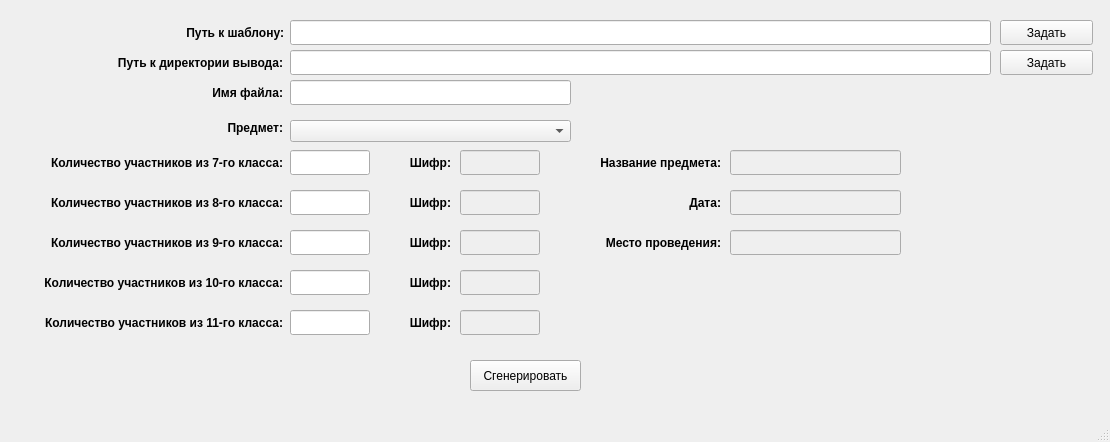
<?xml version="1.0" encoding="UTF-8"?>
<ui version="4.0">
 <class>MainWindow</class>
 <widget class="QMainWindow" name="MainWindow">
  <property name="enabled">
   <bool>true</bool>
  </property>
  <property name="geometry">
   <rect>
    <x>0</x>
    <y>0</y>
    <width>1110</width>
    <height>442</height>
   </rect>
  </property>
  <property name="windowTitle">
   <string>ШифроГенератор</string>
  </property>
  <property name="styleSheet">
   <string notr="true"/>
  </property>
  <widget class="QWidget" name="centralwidget">
   <widget class="QComboBox" name="comboBoxSubjects">
    <property name="enabled">
     <bool>true</bool>
    </property>
    <property name="geometry">
     <rect>
      <x>290</x>
      <y>120</y>
      <width>281</width>
      <height>22</height>
     </rect>
    </property>
   </widget>
   <widget class="QLineEdit" name="lineEditPathTemplate">
    <property name="enabled">
     <bool>true</bool>
    </property>
    <property name="geometry">
     <rect>
      <x>290</x>
      <y>20</y>
      <width>701</width>
      <height>25</height>
     </rect>
    </property>
   </widget>
   <widget class="QLabel" name="label">
    <property name="enabled">
     <bool>true</bool>
    </property>
    <property name="geometry">
     <rect>
      <x>143</x>
      <y>20</y>
      <width>141</width>
      <height>25</height>
     </rect>
    </property>
    <property name="font">
     <font>
      <weight>75</weight>
      <bold>true</bold>
     </font>
    </property>
    <property name="text">
     <string>Путь к шаблону:</string>
    </property>
    <property name="alignment">
     <set>Qt::AlignRight|Qt::AlignTrailing|Qt::AlignVCenter</set>
    </property>
   </widget>
   <widget class="QPushButton" name="pushButtonPathTemplate">
    <property name="enabled">
     <bool>true</bool>
    </property>
    <property name="geometry">
     <rect>
      <x>1000</x>
      <y>20</y>
      <width>93</width>
      <height>25</height>
     </rect>
    </property>
    <property name="text">
     <string>Задать</string>
    </property>
   </widget>
   <widget class="QLineEdit" name="lineEditDirOut">
    <property name="enabled">
     <bool>true</bool>
    </property>
    <property name="geometry">
     <rect>
      <x>290</x>
      <y>50</y>
      <width>701</width>
      <height>25</height>
     </rect>
    </property>
   </widget>
   <widget class="QLabel" name="label_2">
    <property name="enabled">
     <bool>true</bool>
    </property>
    <property name="geometry">
     <rect>
      <x>92</x>
      <y>50</y>
      <width>191</width>
      <height>25</height>
     </rect>
    </property>
    <property name="font">
     <font>
      <weight>75</weight>
      <bold>true</bold>
     </font>
    </property>
    <property name="text">
     <string>Путь к директории вывода:</string>
    </property>
    <property name="alignment">
     <set>Qt::AlignRight|Qt::AlignTrailing|Qt::AlignVCenter</set>
    </property>
   </widget>
   <widget class="QPushButton" name="pushButtonDirOut">
    <property name="enabled">
     <bool>true</bool>
    </property>
    <property name="geometry">
     <rect>
      <x>1000</x>
      <y>50</y>
      <width>93</width>
      <height>25</height>
     </rect>
    </property>
    <property name="text">
     <string>Задать</string>
    </property>
   </widget>
   <widget class="QLabel" name="label_3">
    <property name="enabled">
     <bool>true</bool>
    </property>
    <property name="geometry">
     <rect>
      <x>202</x>
      <y>80</y>
      <width>81</width>
      <height>25</height>
     </rect>
    </property>
    <property name="font">
     <font>
      <weight>75</weight>
      <bold>true</bold>
     </font>
    </property>
    <property name="text">
     <string>Имя файла:</string>
    </property>
    <property name="alignment">
     <set>Qt::AlignRight|Qt::AlignTrailing|Qt::AlignVCenter</set>
    </property>
   </widget>
   <widget class="QLineEdit" name="lineEditFilename">
    <property name="enabled">
     <bool>true</bool>
    </property>
    <property name="geometry">
     <rect>
      <x>290</x>
      <y>80</y>
      <width>281</width>
      <height>25</height>
     </rect>
    </property>
   </widget>
   <widget class="QLabel" name="label_4">
    <property name="enabled">
     <bool>true</bool>
    </property>
    <property name="geometry">
     <rect>
      <x>12</x>
      <y>150</y>
      <width>271</width>
      <height>25</height>
     </rect>
    </property>
    <property name="font">
     <font>
      <weight>75</weight>
      <bold>true</bold>
     </font>
    </property>
    <property name="text">
     <string>Количество участников из 7-го класса:</string>
    </property>
    <property name="alignment">
     <set>Qt::AlignRight|Qt::AlignTrailing|Qt::AlignVCenter</set>
    </property>
   </widget>
   <widget class="QLineEdit" name="lineEditCountPlayer7">
    <property name="enabled">
     <bool>true</bool>
    </property>
    <property name="geometry">
     <rect>
      <x>290</x>
      <y>150</y>
      <width>80</width>
      <height>25</height>
     </rect>
    </property>
    <property name="inputMask">
     <string/>
    </property>
    <property name="maxLength">
     <number>3</number>
    </property>
    <property name="cursorPosition">
     <number>0</number>
    </property>
    <property name="alignment">
     <set>Qt::AlignCenter</set>
    </property>
   </widget>
   <widget class="QLineEdit" name="lineEditPrefix7">
    <property name="enabled">
     <bool>false</bool>
    </property>
    <property name="geometry">
     <rect>
      <x>460</x>
      <y>150</y>
      <width>80</width>
      <height>25</height>
     </rect>
    </property>
    <property name="inputMethodHints">
     <set>Qt::ImhNone</set>
    </property>
    <property name="alignment">
     <set>Qt::AlignCenter</set>
    </property>
   </widget>
   <widget class="QLabel" name="label_8">
    <property name="enabled">
     <bool>true</bool>
    </property>
    <property name="geometry">
     <rect>
      <x>52</x>
      <y>115</y>
      <width>231</width>
      <height>25</height>
     </rect>
    </property>
    <property name="font">
     <font>
      <weight>75</weight>
      <bold>true</bold>
     </font>
    </property>
    <property name="text">
     <string>Предмет:</string>
    </property>
    <property name="alignment">
     <set>Qt::AlignRight|Qt::AlignTrailing|Qt::AlignVCenter</set>
    </property>
   </widget>
   <widget class="QLabel" name="label_9">
    <property name="enabled">
     <bool>true</bool>
    </property>
    <property name="geometry">
     <rect>
      <x>390</x>
      <y>150</y>
      <width>61</width>
      <height>25</height>
     </rect>
    </property>
    <property name="font">
     <font>
      <weight>75</weight>
      <bold>true</bold>
     </font>
    </property>
    <property name="text">
     <string>Шифр:</string>
    </property>
    <property name="alignment">
     <set>Qt::AlignRight|Qt::AlignTrailing|Qt::AlignVCenter</set>
    </property>
   </widget>
   <widget class="QLineEdit" name="lineEditPrefix8">
    <property name="enabled">
     <bool>false</bool>
    </property>
    <property name="geometry">
     <rect>
      <x>460</x>
      <y>190</y>
      <width>80</width>
      <height>25</height>
     </rect>
    </property>
    <property name="inputMethodHints">
     <set>Qt::ImhNone</set>
    </property>
    <property name="alignment">
     <set>Qt::AlignCenter</set>
    </property>
   </widget>
   <widget class="QLineEdit" name="lineEditCountPlayer8">
    <property name="enabled">
     <bool>true</bool>
    </property>
    <property name="geometry">
     <rect>
      <x>290</x>
      <y>190</y>
      <width>80</width>
      <height>25</height>
     </rect>
    </property>
    <property name="inputMask">
     <string/>
    </property>
    <property name="maxLength">
     <number>3</number>
    </property>
    <property name="cursorPosition">
     <number>0</number>
    </property>
    <property name="alignment">
     <set>Qt::AlignCenter</set>
    </property>
   </widget>
   <widget class="QLabel" name="label_10">
    <property name="enabled">
     <bool>true</bool>
    </property>
    <property name="geometry">
     <rect>
      <x>12</x>
      <y>190</y>
      <width>271</width>
      <height>25</height>
     </rect>
    </property>
    <property name="font">
     <font>
      <weight>75</weight>
      <bold>true</bold>
     </font>
    </property>
    <property name="text">
     <string>Количество участников из 8-го класса:</string>
    </property>
    <property name="alignment">
     <set>Qt::AlignRight|Qt::AlignTrailing|Qt::AlignVCenter</set>
    </property>
   </widget>
   <widget class="QLabel" name="label_11">
    <property name="enabled">
     <bool>true</bool>
    </property>
    <property name="geometry">
     <rect>
      <x>390</x>
      <y>190</y>
      <width>61</width>
      <height>25</height>
     </rect>
    </property>
    <property name="font">
     <font>
      <weight>75</weight>
      <bold>true</bold>
     </font>
    </property>
    <property name="text">
     <string>Шифр:</string>
    </property>
    <property name="alignment">
     <set>Qt::AlignRight|Qt::AlignTrailing|Qt::AlignVCenter</set>
    </property>
   </widget>
   <widget class="QLineEdit" name="lineEditPrefix9">
    <property name="enabled">
     <bool>false</bool>
    </property>
    <property name="geometry">
     <rect>
      <x>460</x>
      <y>230</y>
      <width>80</width>
      <height>25</height>
     </rect>
    </property>
    <property name="inputMethodHints">
     <set>Qt::ImhNone</set>
    </property>
    <property name="alignment">
     <set>Qt::AlignCenter</set>
    </property>
   </widget>
   <widget class="QLineEdit" name="lineEditCountPlayer10">
    <property name="enabled">
     <bool>true</bool>
    </property>
    <property name="geometry">
     <rect>
      <x>290</x>
      <y>270</y>
      <width>80</width>
      <height>25</height>
     </rect>
    </property>
    <property name="inputMask">
     <string/>
    </property>
    <property name="maxLength">
     <number>3</number>
    </property>
    <property name="cursorPosition">
     <number>0</number>
    </property>
    <property name="alignment">
     <set>Qt::AlignCenter</set>
    </property>
   </widget>
   <widget class="QLineEdit" name="lineEditCountPlayer9">
    <property name="enabled">
     <bool>true</bool>
    </property>
    <property name="geometry">
     <rect>
      <x>290</x>
      <y>230</y>
      <width>80</width>
      <height>25</height>
     </rect>
    </property>
    <property name="inputMask">
     <string/>
    </property>
    <property name="maxLength">
     <number>3</number>
    </property>
    <property name="cursorPosition">
     <number>0</number>
    </property>
    <property name="alignment">
     <set>Qt::AlignCenter</set>
    </property>
   </widget>
   <widget class="QLabel" name="label_12">
    <property name="enabled">
     <bool>true</bool>
    </property>
    <property name="geometry">
     <rect>
      <x>12</x>
      <y>230</y>
      <width>271</width>
      <height>25</height>
     </rect>
    </property>
    <property name="font">
     <font>
      <weight>75</weight>
      <bold>true</bold>
     </font>
    </property>
    <property name="text">
     <string>Количество участников из 9-го класса:</string>
    </property>
    <property name="alignment">
     <set>Qt::AlignRight|Qt::AlignTrailing|Qt::AlignVCenter</set>
    </property>
   </widget>
   <widget class="QLabel" name="label_13">
    <property name="enabled">
     <bool>true</bool>
    </property>
    <property name="geometry">
     <rect>
      <x>390</x>
      <y>270</y>
      <width>61</width>
      <height>25</height>
     </rect>
    </property>
    <property name="font">
     <font>
      <weight>75</weight>
      <bold>true</bold>
     </font>
    </property>
    <property name="text">
     <string>Шифр:</string>
    </property>
    <property name="alignment">
     <set>Qt::AlignRight|Qt::AlignTrailing|Qt::AlignVCenter</set>
    </property>
   </widget>
   <widget class="QLabel" name="label_14">
    <property name="enabled">
     <bool>true</bool>
    </property>
    <property name="geometry">
     <rect>
      <x>2</x>
      <y>270</y>
      <width>281</width>
      <height>25</height>
     </rect>
    </property>
    <property name="font">
     <font>
      <weight>75</weight>
      <bold>true</bold>
     </font>
    </property>
    <property name="text">
     <string>Количество участников из 10-го класса:</string>
    </property>
    <property name="alignment">
     <set>Qt::AlignRight|Qt::AlignTrailing|Qt::AlignVCenter</set>
    </property>
   </widget>
   <widget class="QLabel" name="label_15">
    <property name="enabled">
     <bool>true</bool>
    </property>
    <property name="geometry">
     <rect>
      <x>390</x>
      <y>230</y>
      <width>61</width>
      <height>25</height>
     </rect>
    </property>
    <property name="font">
     <font>
      <weight>75</weight>
      <bold>true</bold>
     </font>
    </property>
    <property name="text">
     <string>Шифр:</string>
    </property>
    <property name="alignment">
     <set>Qt::AlignRight|Qt::AlignTrailing|Qt::AlignVCenter</set>
    </property>
   </widget>
   <widget class="QLineEdit" name="lineEditPrefix10">
    <property name="enabled">
     <bool>false</bool>
    </property>
    <property name="geometry">
     <rect>
      <x>460</x>
      <y>270</y>
      <width>80</width>
      <height>25</height>
     </rect>
    </property>
    <property name="inputMethodHints">
     <set>Qt::ImhNone</set>
    </property>
    <property name="alignment">
     <set>Qt::AlignCenter</set>
    </property>
   </widget>
   <widget class="QLineEdit" name="lineEditCountPlayer11">
    <property name="enabled">
     <bool>true</bool>
    </property>
    <property name="geometry">
     <rect>
      <x>290</x>
      <y>310</y>
      <width>80</width>
      <height>25</height>
     </rect>
    </property>
    <property name="inputMask">
     <string/>
    </property>
    <property name="maxLength">
     <number>3</number>
    </property>
    <property name="cursorPosition">
     <number>0</number>
    </property>
    <property name="alignment">
     <set>Qt::AlignCenter</set>
    </property>
   </widget>
   <widget class="QLabel" name="label_16">
    <property name="enabled">
     <bool>true</bool>
    </property>
    <property name="geometry">
     <rect>
      <x>390</x>
      <y>310</y>
      <width>61</width>
      <height>25</height>
     </rect>
    </property>
    <property name="font">
     <font>
      <weight>75</weight>
      <bold>true</bold>
     </font>
    </property>
    <property name="text">
     <string>Шифр:</string>
    </property>
    <property name="alignment">
     <set>Qt::AlignRight|Qt::AlignTrailing|Qt::AlignVCenter</set>
    </property>
   </widget>
   <widget class="QLabel" name="label_17">
    <property name="enabled">
     <bool>true</bool>
    </property>
    <property name="geometry">
     <rect>
      <x>2</x>
      <y>310</y>
      <width>281</width>
      <height>25</height>
     </rect>
    </property>
    <property name="font">
     <font>
      <weight>75</weight>
      <bold>true</bold>
     </font>
    </property>
    <property name="text">
     <string>Количество участников из 11-го класса:</string>
    </property>
    <property name="alignment">
     <set>Qt::AlignRight|Qt::AlignTrailing|Qt::AlignVCenter</set>
    </property>
   </widget>
   <widget class="QLineEdit" name="lineEditPrefix11">
    <property name="enabled">
     <bool>false</bool>
    </property>
    <property name="geometry">
     <rect>
      <x>460</x>
      <y>310</y>
      <width>80</width>
      <height>25</height>
     </rect>
    </property>
    <property name="inputMethodHints">
     <set>Qt::ImhNone</set>
    </property>
    <property name="alignment">
     <set>Qt::AlignCenter</set>
    </property>
   </widget>
   <widget class="QLineEdit" name="lineEditDate">
    <property name="enabled">
     <bool>false</bool>
    </property>
    <property name="geometry">
     <rect>
      <x>730</x>
      <y>190</y>
      <width>171</width>
      <height>25</height>
     </rect>
    </property>
    <property name="inputMethodHints">
     <set>Qt::ImhNone</set>
    </property>
    <property name="text">
     <string/>
    </property>
    <property name="alignment">
     <set>Qt::AlignCenter</set>
    </property>
   </widget>
   <widget class="QLabel" name="label_18">
    <property name="enabled">
     <bool>true</bool>
    </property>
    <property name="geometry">
     <rect>
      <x>660</x>
      <y>190</y>
      <width>61</width>
      <height>25</height>
     </rect>
    </property>
    <property name="font">
     <font>
      <weight>75</weight>
      <bold>true</bold>
     </font>
    </property>
    <property name="text">
     <string>Дата:</string>
    </property>
    <property name="alignment">
     <set>Qt::AlignRight|Qt::AlignTrailing|Qt::AlignVCenter</set>
    </property>
   </widget>
   <widget class="QLineEdit" name="lineEditLocation">
    <property name="enabled">
     <bool>false</bool>
    </property>
    <property name="geometry">
     <rect>
      <x>730</x>
      <y>230</y>
      <width>171</width>
      <height>25</height>
     </rect>
    </property>
    <property name="inputMethodHints">
     <set>Qt::ImhNone</set>
    </property>
    <property name="text">
     <string/>
    </property>
    <property name="alignment">
     <set>Qt::AlignCenter</set>
    </property>
   </widget>
   <widget class="QLabel" name="label_19">
    <property name="enabled">
     <bool>true</bool>
    </property>
    <property name="geometry">
     <rect>
      <x>570</x>
      <y>230</y>
      <width>151</width>
      <height>25</height>
     </rect>
    </property>
    <property name="font">
     <font>
      <weight>75</weight>
      <bold>true</bold>
     </font>
    </property>
    <property name="text">
     <string>Место проведения:</string>
    </property>
    <property name="alignment">
     <set>Qt::AlignRight|Qt::AlignTrailing|Qt::AlignVCenter</set>
    </property>
   </widget>
   <widget class="QLineEdit" name="lineEditTitleSubject">
    <property name="enabled">
     <bool>false</bool>
    </property>
    <property name="geometry">
     <rect>
      <x>730</x>
      <y>150</y>
      <width>171</width>
      <height>25</height>
     </rect>
    </property>
    <property name="inputMethodHints">
     <set>Qt::ImhNone</set>
    </property>
    <property name="text">
     <string/>
    </property>
    <property name="alignment">
     <set>Qt::AlignCenter</set>
    </property>
   </widget>
   <widget class="QLabel" name="label_20">
    <property name="enabled">
     <bool>true</bool>
    </property>
    <property name="geometry">
     <rect>
      <x>570</x>
      <y>150</y>
      <width>151</width>
      <height>25</height>
     </rect>
    </property>
    <property name="font">
     <font>
      <weight>75</weight>
      <bold>true</bold>
     </font>
    </property>
    <property name="text">
     <string>Название предмета:</string>
    </property>
    <property name="alignment">
     <set>Qt::AlignRight|Qt::AlignTrailing|Qt::AlignVCenter</set>
    </property>
   </widget>
   <widget class="QPushButton" name="pushButtonMakeEncryptionSheets">
    <property name="geometry">
     <rect>
      <x>470</x>
      <y>360</y>
      <width>111</width>
      <height>31</height>
     </rect>
    </property>
    <property name="text">
     <string>Сгенерировать</string>
    </property>
   </widget>
  </widget>
  <widget class="QMenuBar" name="menubar">
   <property name="geometry">
    <rect>
     <x>0</x>
     <y>0</y>
     <width>1110</width>
     <height>26</height>
    </rect>
   </property>
  </widget>
  <widget class="QStatusBar" name="statusbar"/>
 </widget>
 <resources/>
 <connections/>
</ui>
